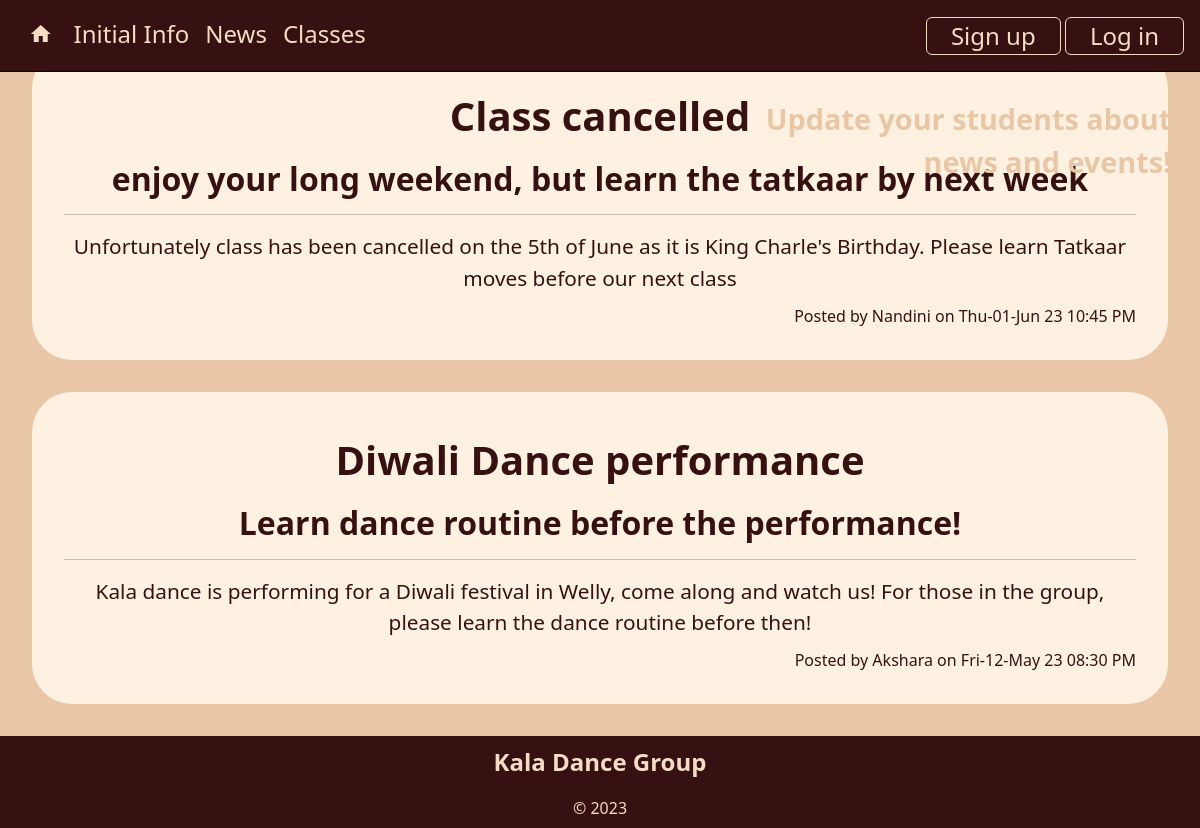
The app's page /news, older data.
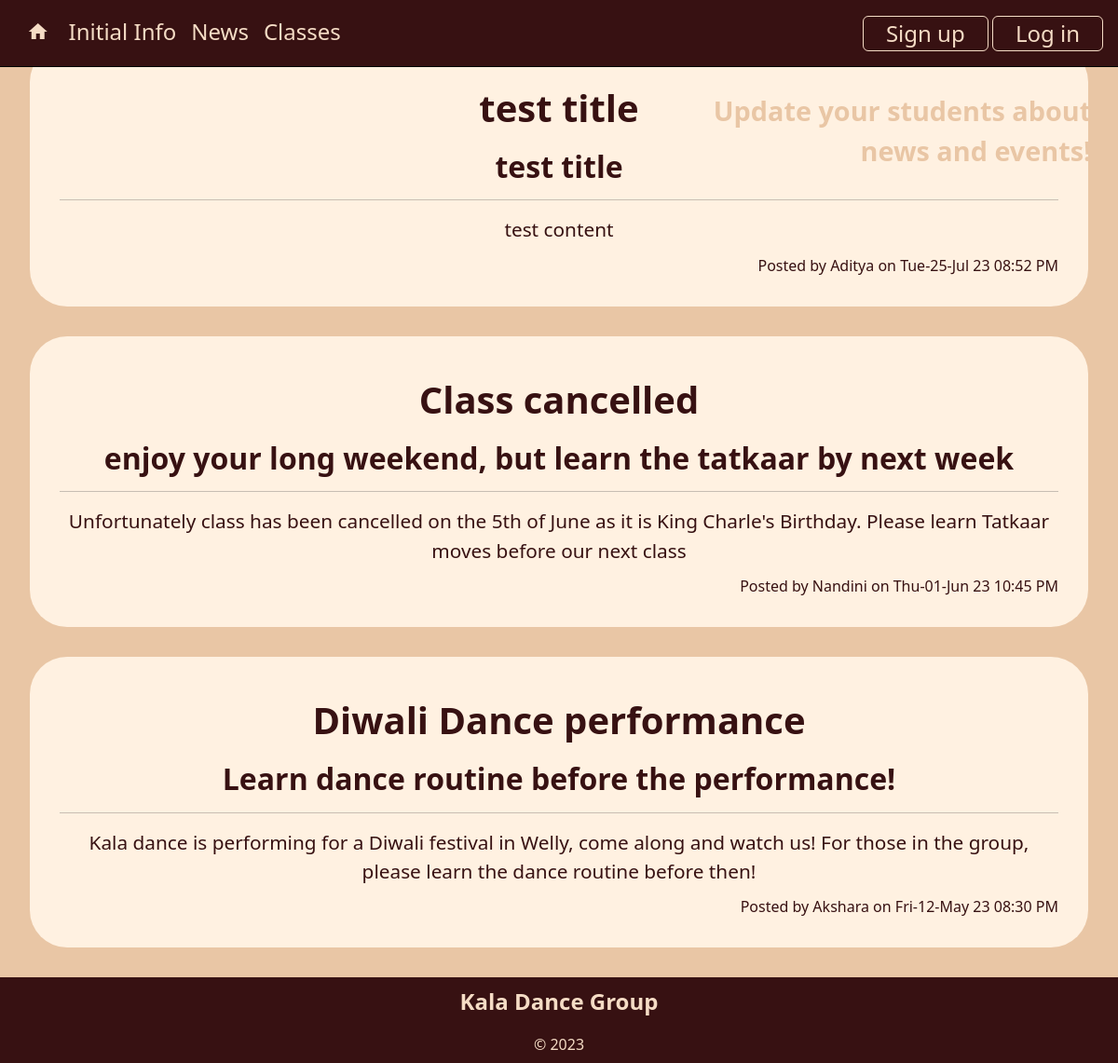
The same page, newer data.
### tables this page shows
CREATE TABLE news(
    news_id integer primary key autoincrement,
    title text not null unique,
    subtitle text not null unique,
    content text not null unique,
    newsdate date not null,
    member_id integer not null,
    foreign key(member_id) references member(member_id)
);

CREATE TABLE member(
    member_id integer primary key autoincrement,
    firstname text not null,
    surname text not null,
    email text  not null unique,
    age_group text not null,
    about_me text,
    password text not null,
    authorisation integer not null
);

### server.py (the view)
@app.route('/news')
def news():
    sql = """ select news.news_id, news.title, news.subtitle, news.content, news.newsdate, member.firstname
    from news
    join member on news.member_id = member.member_id
    order by news.newsdate desc;
    """
    result = run_search_query_tuples(sql, (), db_path, True)
    print(result)
    return render_template("news.html", news=result)

### db_function.py (called while the page is built)
def run_search_query_tuples(sql_query,values_tuple, file_path, rowfactory=False):
    result = None
    try:
        db = sqlite3.connect(file_path)
        if rowfactory:
            db.row_factory = sqlite3.Row
        cursor = db.cursor()
        cursor.execute(sql_query,values_tuple)
        result = cursor.fetchall()
        cursor.close()
    except sqlite3.Error as error:
        print("Error running search query tuples: {}".format(error))
        return None
    db.close()
    if result is None:
        print("No search values were found")
    return result

### server.py (called while the page is built)
@app.template_filter()
def news_date(sqlite_dt):
    x = datetime.strptime(sqlite_dt, '%Y-%m-%d %H:%M:%S')
    return x.strftime('%a-%d-%b %y %I:%M %p')

### templates/news.html (shortened to what this page needs)
{% extends "layout.html" %}
{% block quote %}
Update your students about <br>
news and events!
{% endblock %}
{% block content %}
{% for row in news %}
<div class="container_round">
    <h2>{{ row['title'] }}</h2>
    <h3 class="subtitle">{{ row['subtitle'] }}</h3>
    <hr>
    <p class="big-text">{{ row['content'] }}</p>
    <div class="meta text-end">Posted by {{ row['firstname'] }} on {{ row['newsdate'] | news_date}}</div>
</div>
{% endfor %}
{% endblock %}

### templates/layout.html (shortened to what this page needs)
<!DOCTYPE html>
<html lang="en">
<head>
<link href="https://cdn.jsdelivr.net/npm/bootstrap@5.2.3/dist/css/bootstrap.min.css" rel="stylesheet">
<link rel="stylesheet" href="static/StyleSheet.css">
</head>
<body>
<div class="container-fluid">
    <nav class="navbar navbar-expand-lg navbar-dark px-3 py-3.5 fixed-top">
    <div class="collapse navbar-collapse" id="collapsibleNavbar">
        <ul class="navbar-nav">
            <li class="nav-item">
                <a class="nav-link" href="/"><i class="material-icons">home</i></a>
            </li>
            <li class="nav-item">
                <a class="nav-link" href="/initialinfo">Initial Info</a>
            </li>
            <li class="nav-item">
                <a class="nav-link" href="/news">News</a>
            </li>
            <li class="nav-item">
                <a class="nav-link" href="/classes">Classes</a>
            </li>
        </ul>
        <div class="ms-auto nav-item">
            {%  if session %}
            <a class="nav-link btn btn-outline" href="/logout">Log out</a>
            {%  else %}
            <a class="nav-link btn btn-outline" href="/signup">Sign up</a>
            <a class="nav-link btn btn-outline" href="/login">Log in</a>
            {%  endif %}
        </div>
    </div>
</nav>
</div>
<div class="container-fluid position-relative mb-0">
    <div class="text-float">
        <div class="header">{% block header %}{% endblock %} </div>
        <div class="header-quote">{% block quote %}{% endblock %}</div>
    </div>
</div>
{% block content %}
{% endblock %}
<footer class="container-fluid footer-content">
    <p>Kala Dance Group</p>
    <div>&copy; 2023</div>
</footer>
</body>
</html>

### static/StyleSheet.css (style rules this page uses)
:root { --beige: rgb(233, 198, 165); --almond: rgb(255, 241, 225); --light-beige: rgb(245, 220, 197); --maroon: rgb(55, 17, 18); --light-maroon: rgb(88, 23, 24); }
body { font-family: 'Noto Sans', sans-serif; font-size: 100%; background-color: var(--beige); }
.navbar { background-color: var(--maroon); border-bottom: 1px solid black; }
.nav-link { text-align: center; font-size: 1.5em; color: var(--light-beige); }
nav .btn-outline { display: inline-block; }
.material-icons { padding: 0.25em 0.2em; }
.btn { background-color: var(--maroon); color: var(--light-beige); }
.btn-outline { border: 1px solid var(--light-beige); padding: 0em 1em; }
h2 { font-size: 2.5em; text-align: center; font-weight: 600; padding: 0.3em 0; color: var(--maroon); }
h3 { font-size: 2em; text-align: center; font-weight: 600; margin: 0; color: var(--maroon); }
li { color: var(--maroon); }
.container-fluid { border: 0px; padding:0; }
.container_round { border: 0px solid blue; background-color: var(--almond); padding: 2em 2em; margin-bottom: 2em; margin-top: 1em; margin-left: 2em; margin-right: 2em; border-radius: 40px; }
.text-float { font-size: 3em; text-align: center; font-weight: 600; color: var(--beige); position:absolute; left:50%; top:50%; width:100%; transform:translate(-50%,-50%); border: 0px solid green; }
.text-float .header { font-size: 3em; }
.text-float .header-quote { font-size: 0.6em; text-align: right; padding: 0em 1em; }
.big-text { font-size: 1.3em; text-align: center; font-weight: 500; margin: 0; color: var(--maroon); padding-bottom: 0.5em; }
.meta { font-size: 1em; color: var(--maroon); }
.footer-content { background-color: var(--maroon); text-align: center; padding: 0.5em 0 0.5em 0; color: var(--light-beige); }
.footer-content p:first-child { font-weight:600; font-size: 1.5em; }

Row changes from the older to the newer data that the page shows:
added news: title "test title", subtitle "test title", content "test content", firstname "Aditya", newsdate|news_date "Tue-25-Jul 23 08:52 PM"
